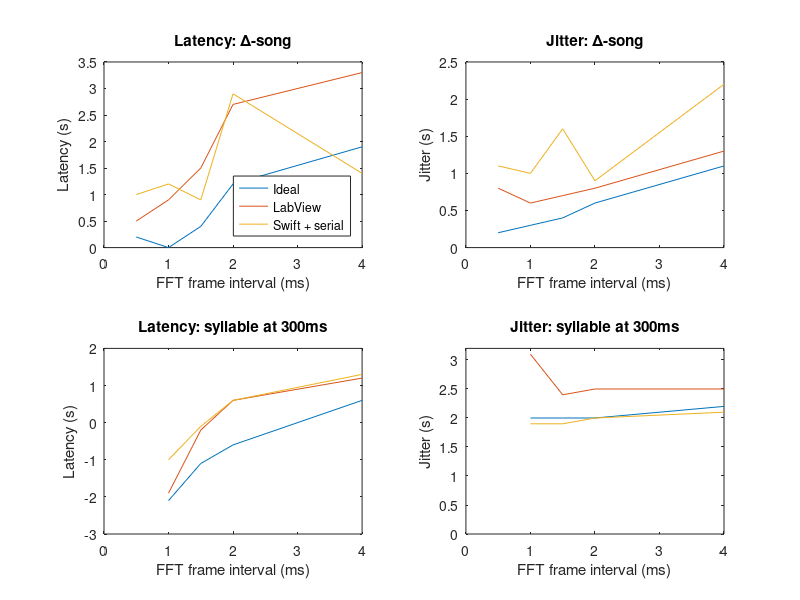
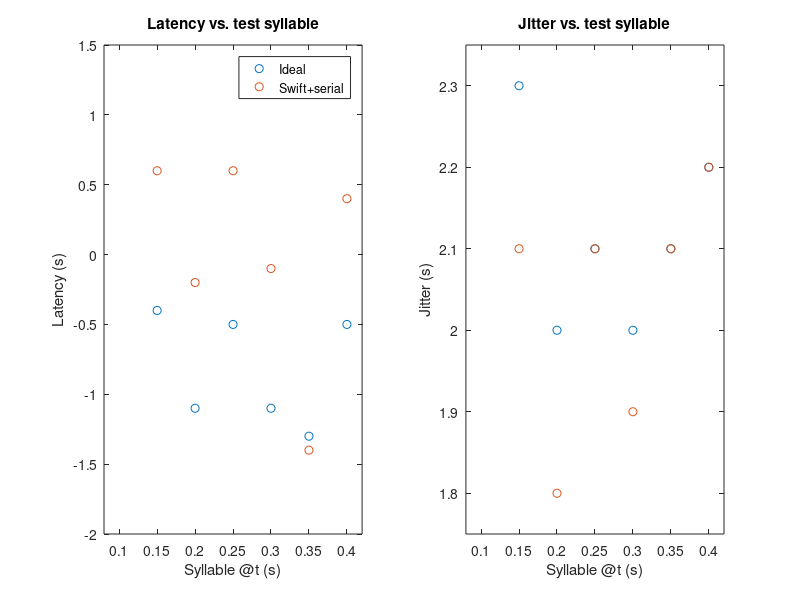
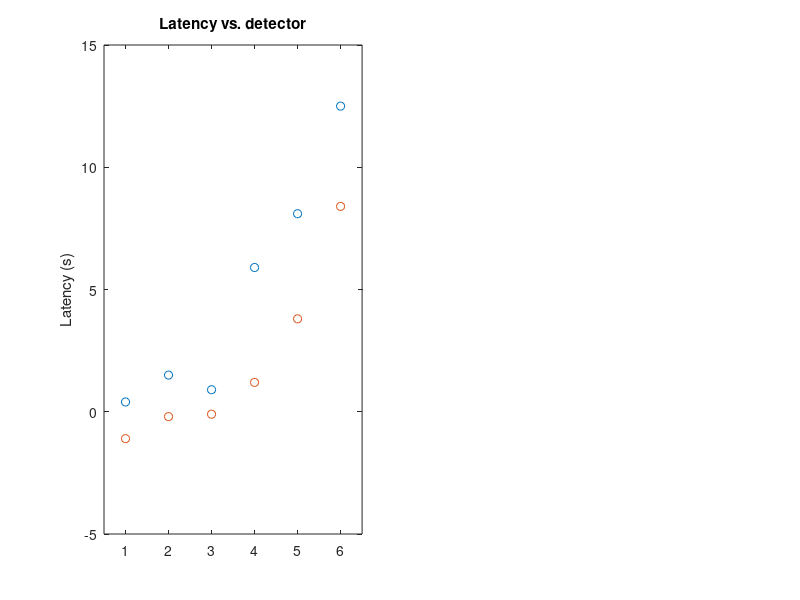

Source code (MATLAB) for these figures, in order: (Note: this script raises an error after producing the figures.)
%% TIMING vs. FRAMESIZE


framesize = [0.5 1 1.5 2 4];
% ideal; labview; swift+serial
latencies_delta = [ 0.2 0 0.4 1.2 1.9;
    0.5 0.9 1.5 2.7 3.3;
    1 1.2 0.9 2.9 1.4];
jitters_delta = [ 0.2 0.3 0.4 0.6 1.1;
    0.8 0.6 0.7 0.8 1.3;
    1.1 1 1.6 0.9 2.2];

latencies_lny64_300 = [NaN -2.1 -1.1 -0.6 0.6;
    NaN -1.9 -0.2 0.6 1.2;
    NaN -1 -0.1 0.6 1.3];
jitters_lny64_300 = [NaN 2 2 2 2.2;
    NaN 3.1 2.4 2.5 2.5;
    NaN 1.9 1.9 2 2.1];

figure(1);
subplot(2,2,1);
plot(framesize, latencies_delta);
title('Latency: \Delta-song');
xlabel('FFT frame interval (ms)');
ylabel('Latency (s)');
l = get(gca, 'YLim');
l(1) = 0;
set(gca, 'YLim', l);
l = get(gca, 'XLim');
l(1) = 0;
set(gca, 'XLim', l);
legend('Ideal', 'LabView', 'Swift + serial', 'Location', 'SouthEast');

subplot(2,2,2);
plot(framesize, jitters_delta);
title('Jitter: \Delta-song');
xlabel('FFT frame interval (ms)');
ylabel('Jitter (s)');
l = get(gca, 'YLim');
l(1) = 0;
set(gca, 'YLim', l);
l = get(gca, 'XLim');
l(1) = 0;
set(gca, 'XLim', l);

subplot(2,2,3);
plot(framesize, latencies_lny64_300);
title('Latency: syllable at 300ms');
xlabel('FFT frame interval (ms)');
ylabel('Latency (s)');
%l = get(gca, 'YLim');
%l(1) = 0;
%set(gca, 'YLim', l);
l = get(gca, 'XLim');
l(1) = 0;
set(gca, 'XLim', l);

subplot(2,2,4);
plot(framesize, jitters_lny64_300);
title('Jitter: syllable at 300ms');
xlabel('FFT frame interval (ms)');
ylabel('Jitter (s)');
l = get(gca, 'YLim');
l(1) = 0;
set(gca, 'YLim', l);
l = get(gca, 'XLim');
l(1) = 0;
set(gca, 'XLim', l);


%% TIMING vs. SYLLABLE

syllables = [ 0.15 : 0.05 : 0.4];

% ideal; swift+serial
latencies_syl = [ -0.4 -1.1 -0.5 -1.1 -1.3 -0.5;
    0.6 -0.2 0.6 -0.1 -1.4 0.4];
jitters_syl = [ 2.3 2 2.1 2 2.1 2.2;
    2.1 1.8 2.1 1.9 2.1 2.2];

figure(2)
subplot(1,2,1);
plot(syllables, latencies_syl, 'o');
title('Latency vs. test syllable');
xlabel('Syllable @t (s)');
ylabel('Latency (s)');
l = get(gca, 'YLim') + [-0.5 0.5];
set(gca, 'YLim', l);
l = get(gca, 'XLim') + [-0.02 0.02];
set(gca, 'XLim', l);
legend('Ideal', 'Swift+serial', 'Location', 'NorthEast');


subplot(1,2,2);
plot(syllables, jitters_syl, 'o');
title('Jitter vs. test syllable');
xlabel('Syllable @t (s)');
ylabel('Jitter (s)');
l = get(gca, 'YLim') + [-0.05 0.05];
set(gca, 'YLim', l);
l = get(gca, 'XLim') + [-0.02 0.02];
set(gca, 'XLim', l);


%% TIMING vs. DETECTOR

% delta; bird
detectors = {'Ideal', 'LabView','Swift+serial','Swift+audio','Matlab+serial','Matlab+audio'};
latencies_det = [ 0.4 1.5 0.9 5.9 8.1 12.5;
    -1.1 -0.2 -0.1 1.2 3.8 8.4];
jitters_det = [ 0.4 0.7 1.6 2.6 2.3 5.9;
    2 2.4 1.9 4.9 2 5.9];

detectors_num = 1:length(detectors);

figure(3)
subplot(1,2,1);
plot(detectors_num, latencies_det, 'o');
title('Latency vs. detector');
ylabel('Latency (s)');
set(gca, 'XLim', [detectors_num(1)-0.5 detectors_num(end)+0.5]);
xticklabel_rotate(detectors_num, 45, detectors);
legend('\Delta', 'Song 300ms', 'Location', 'NorthWest');


subplot(1,2,2);
plot(detectors_num, jitters_det, 'o');
title('Jitter vs. detector');
ylabel('Jitter (s)');
set(gca, 'XLim', [detectors_num(1)-0.5 detectors_num(end)+0.5]);
xticklabel_rotate(detectors_num, 45, detectors);
